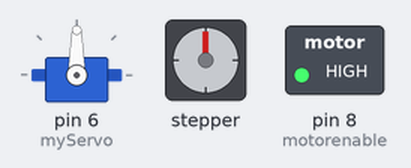
Recording of a sketch running on a simulated Arduino Uno, built with avr-gcc and run on an emulated ATmega328P. Parts: servo, stepper motor, switched loads named in the sketch (green lamp = pin HIGH). Stepper angles assume 200 steps per turn.

Above: at 0.05 s.
At 1.1 s:
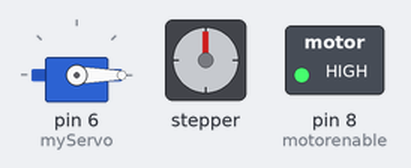
At 2.15 s:
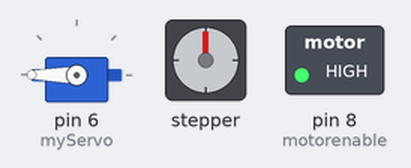
Timing chart, 0 to 4.9 s (numbered marks = the images above):
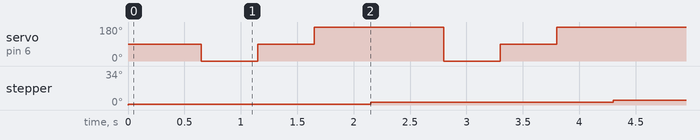

Measured:
- by itself, servo on pin 6 (myServo): repeats every 2.2 s: 90° 0.50 s, 180° 1.2 s, 0° 0.50 s

The sketch:

servoandstepper2.ino
```cpp
#include <Stepper.h>
#include <Servo.h>

// Define the number of steps per revolution for the stepper motor
const int stepsPerRevolution = 200;
// Initialize the stepper motor object
Stepper myStepper(stepsPerRevolution, 2, 3, 4, 5);
// Initialize the servo motor object
Servo myServo;
const  int motorenable=8;
const int motorenableb=9;

void setup() {
  // Set up the stepper motor
  myStepper.setSpeed(2); // RPM;

  // Set up the servo motor
  myServo.attach(6);

  pinMode(motorenable,OUTPUT);

  pinMode(motorenable,OUTPUT);
  digitalWrite(motorenableb,HIGH);
  digitalWrite(motorenable,HIGH);

}

void loop() {


  // Rotate the stepper motor 360 degrees clockwise
  // for (int i = 0; i < stepsPerRevolution; i++) {
    myStepper.step(1);
    delay(500); // Adjust as needed for smooth motion

  // }


  myServo.write(0);
  delay(500);


//  for (int i = 0; i < stepsPerRevolution; i++) {
    // myStepper.step(-1);
    // delay(150); // Adjust as needed for smooth motion

//   // delay(1000);
//   }
  myServo.write(90);
  delay(500);

 myServo.write(180);
  delay(500);
}
```
